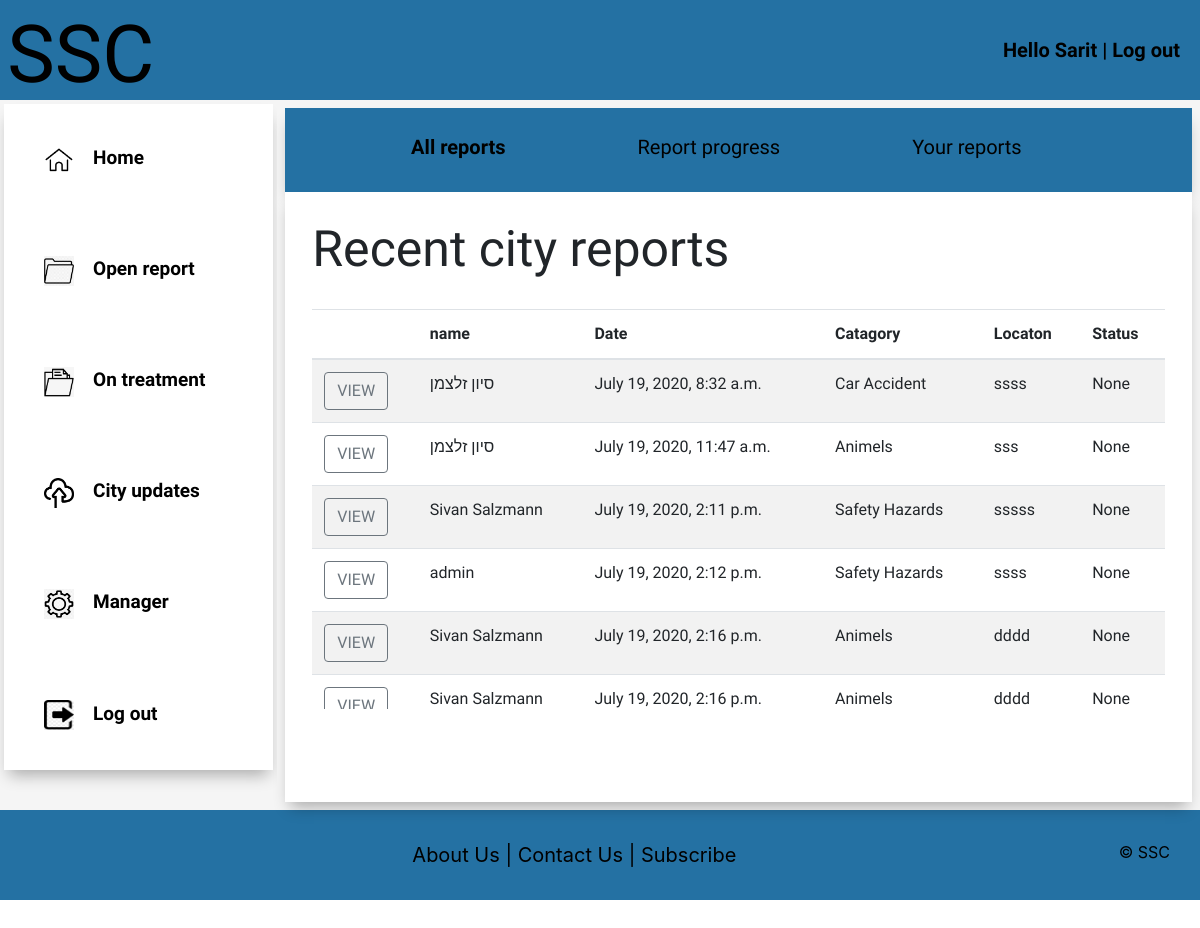
Screenshot of /private/ (signed in) with the database file from the repository.
### accounts/models.py (models this page shows, shortened)
class Report(models.Model):
    STATUS =(
                ('Waiting','Waiting'),
                ('onTretamant', 'onTretamant'),
                ('Done','Done'),
            )
    CATEGORY = (
                     ('Animels','Animels'),
                     ('Safety Hazards','Safety Hazards'),
                     ('Car Accident','Car Accident'),
                     ('Signpost Damage','Signpost Damage'),
                     ('Weather Damage','Weather Damage'),
                     ('Other','Other'),
                )
    URGENCY =   (    ('Immediate', 'Immediate'),
                     ('Medium','Medium'),
                     ('Not urgent','Not urgent'),
                )
    publication_date = models.DateTimeField(auto_now_add=True, null=True)
    name = models.CharField(max_length=200, null=True)
    urgency = models.CharField(max_length=200,null=True, choices=URGENCY)
    customer = models.ForeignKey(Customer, null=True, on_delete=models.SET_NULL)
    category = models.CharField(max_length=200,null=True, choices=CATEGORY)
    location = models.CharField(max_length=200,null=True)
    details = models.TextField(max_length=200, null=True, blank=True)
    status = models.CharField(max_length=200,null=True, choices=STATUS)

### accounts/views.py (the view)
# urls.py: path('private/',views.privatePage, name="private"),
@login_required(login_url='login')
def privatePage(request):
    reports = Report.objects.all()
    count_reports = reports.count()
    context = {'reports':reports,'count_reports':count_reports}
    return render(request,'accounts/private.html', context)

### accounts/templates/accounts/private.html (shortened to what this page needs)
{% load static %}
{% load crispy_forms_tags %}
<!DOCTYPE html>
<html>
<head>
    <link rel="stylesheet" href=" {% static 'accounts/includes/style.css' %}"/>
    <link rel="stylesheet" href="https://stackpath.bootstrapcdn.com/bootstrap/4.5.0/css/bootstrap.min.css">
    <link rel="stylesheet" href="https://cdnjs.cloudflare.com/ajax/libs/font-awesome/4.7.0/css/font-awesome.min.css">
    <link rel="stylesheet" href="https://maxcdn.bootstrapcdn.com/bootstrap/4.0.0/css/bootstrap.min.css">
</head>
<body>
<header class="headerPage">
    <a href="{% url 'home' %}"><h1 class="main">SSC</h1></a>
    <div class="logInPage">Hello {{request.user}}  |  <a href="{% url 'logout' %}">Log out</a></div>
</header>
<div id="wrapper">
    <main>
        <div class="d-flex flex-row">
            <div class="p-1">
                <div id=menu>
                    <ul>
                        <li><img src="{% static 'accounts/images/home.png'%}" alt=""><a href="{% url 'home' %}">Home</a></li>
                        <li><img src="{% static 'accounts/images/open.png'%}" alt=""><a href="{% url 'form' %}">Open report</a></li>
                        <li><img src="{% static 'accounts/images/on.png'%}" alt=""><a href="#">On treatment</a></li>
                        <li><img src="{% static 'accounts/images/Update.png'%}" alt=""><a href="#">City updates</a></li>
                        <li><img src="{% static 'accounts/images/settings.png'%}" alt=""><a href="{% url 'manage_users'%}">Manager</a></li>
                        <li><img src="{% static 'accounts/images/logout.jpg'%}" alt=""><a href="{% url 'logout' %}">Log out</a></li>
                    </ul>
                </div>
            </div>
            <div class="p-2">
                <nav class="topnav">
                    <ul>
                        <li><a href="#"><b>All reports</b></a></li>
                        <li><a href="#">Report progress</a></li>
                        <li><a href="#">Your reports</a></li>
                    </ul>
                </nav>
                <section id="forms">
                    <h1>Recent city reports</h1>
                <div class="table-wrapper-scroll-y my-custom-scrollbar">
                    <table class="table table-striped mb-0">
                        <thead>
                        <tr>
                            <th></th>
                            <th scope="col">name</th>
                            <th scope="col" class="Date">Date</th>
                            <th scope="col">Catagory</th>
                            <th scope="col">Locaton</th>
                            <th scope="col">Status</th>
                        </tr>
                        </thead>
                        <tbody>
                        {% for report in reports %}
                        <tr>
                            <td><a href="{% url 'progress' report.id %}">
                                <button type="button" class="btn btn-outline-secondary">VIEW</button>
                            </a></td>
                            <td>{{report.name}}</td>
                            <td class="Date">{{report.publication_date}}</td>
                            <td>{{report.category}}</td>
                            <td>{{report.location}}</td>
                            <td>{{report.status}}</td>
                        {% endfor %}
                        </tr>
                        </tbody>
                    </table>
                </div>
                </section>
            </div>
        </div>
    </main>
    <footer>
        <a href="#">About Us | </a>
        <a href="#">Contact Us | </a>
        <a href="#">Subscribe </a>
        <p>&copy; SSC<p>
    </footer>
</div>
</body>
</html>

### accounts/static/accounts/includes/style.css (style rules this page uses)
* { margin: 0; padding: 0; box-sizing: border-box; }
header, main, footer, nav, aside, section, div { display: block; }
a { text-decoration: none; color: black; }
td a { text-decoration: none; color: black; font-weight: bold; }
body { width: 100%; height: auto; font-family: 'Actor', sans-serif; }
main { background-color: #EAF2F8; }
footer { background-color: #2471A3; padding: 30px; text-align: center; }
footer a { text-decoration: none; color: black; font-size: 20px; }
footer p { float: right; color: black; }
.p-1 #menu ul { display: inherit; }
.p-1 #menu ul li { padding: 14.92%; }
.p-1 #menu ul li img { width: 30px; height: 30px; }
.p-1 #menu ul li a { font-size: 19px; text-decoration: none; color: black; font-weight: bold; }
.p-2 .topnav ul li a { font-size: 20px; margin-left: 60px; margin-top: 10px; }
.p-2 .topnav ul { display: inline-flex; }
.p-1 { width: 300px; background-color: whitesmoke; }
.p-2 { width: 1000px; background-color: whitesmoke; }
.p-1 a { padding: 10%; }
.p-2 .topnav { background-color: #2471A3; box-shadow: 0px 10px 15px -5px rgba(0, 0, 0, 0.3); }
#menu { background-color:white; font-family: 'Actor', sans-serif; box-shadow: 0px 10px 15px -5px rgba(0, 0, 0, 0.3); }
#menu li { list-style-type:none; }
#forms { height: 610px; background-color: white; display: flex; flex-direction: column; padding: 3%; box-shadow: 0px 10px 15px -5px rgba(0, 0, 0, 0.3); }
#forms h1 { font-family: 'Actor', sans-serif; font-size: 50px; margin-bottom: 30px; }
table { font-family: 'Actor', sans-serif; }
.headerPage a h1 { font-size: 60px; padding: 5%; font-family: 'Kite One', sans-serif; color: black; }
.headerPage { width: 100%; height: 100px; display: flex; background-color: #2471A3; }
.topnav { overflow: hidden; font-family: 'Actor', sans-serif; }
.topnav ul { display: inline-flex; list-style-type: none; margin-left: 30px; }
nav a { float: left; color: black; padding: 14px 36px; font-size: 20px; }
.headerPage .logInPage { font-weight:bold; font-size:20px; position:absolute; right: 20px; top: 35px; font-family: 'Actor', sans-serif; color:black; }
.my-custom-scrollbar { position: relative; height: 400px; overflow: auto; }
.table-wrapper-scroll-y { display: block; }
.logInPage a, .haveAccount a { color:black; }
.headerPage a .main { font-size:80px; }

### rows the page displays
Report: name "סיון זלצמן", publication_date "July 19, 2020, 8:32 a.m.", category "Car Accident", location "ssss", status "None"
Report: name "סיון זלצמן", publication_date "July 19, 2020, 11:47 a.m.", category "Animels", location "sss", status "None"
Report: name "Sivan Salzmann", publication_date "July 19, 2020, 2:11 p.m.", category "Safety Hazards", location "sssss", status "None"
Report: name "admin", publication_date "July 19, 2020, 2:12 p.m.", category "Safety Hazards", location "ssss", status "None"
Report: name "Sivan Salzmann", publication_date "July 19, 2020, 2:16 p.m.", category "Animels", location "dddd", status "None"
Report: name "Sivan Salzmann", publication_date "July 19, 2020, 2:16 p.m.", category "Animels", location "dddd", status "None"

### other values shown
{{ request.user }} "Sarit"
